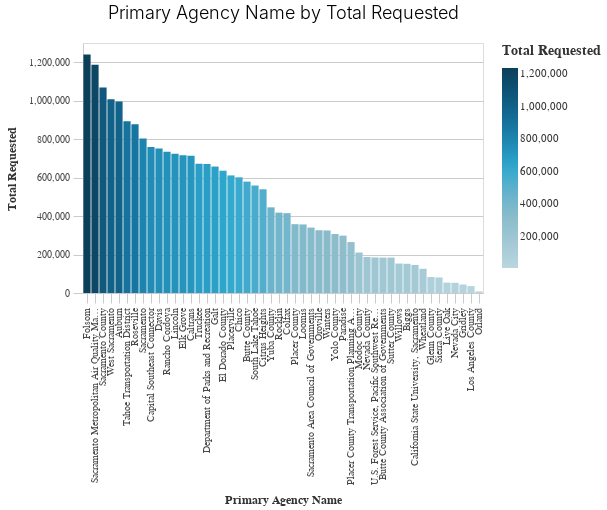

The notebook cell saved with this chart:
### Code cell
_dla_utils.basic_bar_chart((((_dla_utils.calculate_data_all(df, 'total_requested', 'primary_agency_name', aggfunc="mean"))
                          >>arrange(-_.total_requested)).tail(50)
                        ), 'primary_agency_name','total_requested', 'total_requested', subset
                       )

### Figure 1 — Vega-Lite specification as saved in the notebook (floating-point values rounded to 4 significant figures)
{"config": {"view": {"continuousWidth": 400, "continuousHeight": 300}, "axis": {"domainColor": "#cbcbcb", "grid": true, "gridColor": "#cbcbcb", "gridWidth": 1, "labelColor": "#474747", "labelFont": "Nunito Sans", "labelFontSize": 10, "labelPadding": 4, "tickColor": "#cbcbcb", "tickSize": 10, "titleColor": "#333", "titleFont": "Raleway", "titleFontSize": 12, "titlePadding": 10}, "axisBand": {"grid": false}, "background": "white", "font": "Raleway", "header": {"labelFont": "Nunito Sans", "titleFont": "Raleway"}, "legend": {"labelColor": "#333", "labelFont": "Nunito Sans", "labelFontSize": 11, "labelLimit": 0, "padding": 1, "symbolSize": 30, "symbolType": "square", "titleColor": "#333", "titleFont": "Raleway", "titleFontSize": 14, "titlePadding": 10}, "title": {"anchor": "middle", "font": "Raleway", "fontSize": 18, "fontWeight": 300, "offset": 20}}, "data": {"name": "data-7711244942b66564a5b4f7958c91785b"}, "mark": "bar", "encoding": {"color": {"field": "total_requested", "legend": {"title": "Total Requested"}, "scale": {"range": ["#B9D6DF", "#8CBCCB", "#2EA8CE", "#136C97", "#0B405B"]}, "type": "quantitative"}, "x": {"field": "primary_agency_name", "sort": "-y", "title": "Primary Agency Name", "type": "nominal"}, "y": {"field": "total_requested", "title": "Total Requested", "type": "quantitative"}}, "height": 250, "title": "Primary Agency Name by Total Requested", "width": 400, "$schema": "https://vega.github.io/schema/vega-lite/v4.17.0.json", "datasets": {"data-7711244942b66564a5b4f7958c91785b": [{"primary_agency_name": "Folsom", "total_requested": 1240000.0}, {"primary_agency_name": "Sacramento Metropolitan Air Quality Management District", "total_requested": 1188000.0}, {"primary_agency_name": "Sacramento County", "total_requested": 1069000.0}, {"primary_agency_name": "West Sacramento", "total_requested": 1007000.0}, {"primary_agency_name": "Auburn", "total_requested": 995800.0}, {"primary_agency_name": "Tahoe Transportation District", "total_requested": 892800.0}, {"primary_agency_name": "Roseville", "total_requested": 877900.0}, {"primary_agency_name": "Sacramento", "total_requested": 803800.0}, {"primary_agency_name": "Capital Southeast Connector", "total_requested": 759000.0}, {"primary_agency_name": "Davis", "total_requested": 750900.0}, {"primary_agency_name": "Rancho Cordova", "total_requested": 734900.0}, {"primary_agency_name": "Lincoln", "total_requested": 724000.0}, {"primary_agency_name": "Elk Grove", "total_requested": 716800.0}, {"primary_agency_name": "Caltrans", "total_requested": 714100.0}, {"primary_agency_name": "Truckee", "total_requested": 672000.0}, {"primary_agency_name": "Department of Parks and Recreation", "total_requested": 670900.0}, {"primary_agency_name": "Galt", "total_requested": 657600.0}, {"primary_agency_name": "El Dorado County", "total_requested": 635900.0}, {"primary_agency_name": "Placerville", "total_requested": 611400.0}, {"primary_agency_name": "Chico", "total_requested": 601600.0}, {"primary_agency_name": "Butte County", "total_requested": 579300.0}, {"primary_agency_name": "South Lake Tahoe", "total_requested": 559000.0}, {"primary_agency_name": "Citrus Heights", "total_requested": 539300.0}, {"primary_agency_name": "Yuba County", "total_requested": 445400.0}, {"primary_agency_name": "Rocklin", "total_requested": 417900.0}, {"primary_agency_name": "Colfax", "total_requested": 415100.0}, {"primary_agency_name": "Placer County", "total_requested": 357900.0}, {"primary_agency_name": "Loomis", "total_requested": 356600.0}, {"primary_agency_name": "Sacramento Area Council of Governments", "total_requested": 340100.0}, {"primary_agency_name": "Oroville", "total_requested": 326500.0}, {"primary_agency_name": "Winters", "total_requested": 325300.0}, {"primary_agency_name": "Yolo County", "total_requested": 306600.0}, {"primary_agency_name": "Paradise", "total_requested": 298400.0}, {"primary_agency_name": "Placer County Transportation Planning Agency", "total_requested": 264800.0}, {"primary_agency_name": "Modoc County", "total_requested": 210400.0}, {"primary_agency_name": "Nevada County", "total_requested": 187400.0}, {"primary_agency_name": "U.S. Forest Service, Pacific Southwest Region", "total_requested": 184900.0}, {"primary_agency_name": "Butte County Association of Governments", "total_requested": 184100.0}, {"primary_agency_name": "Sutter County", "total_requested": 184100.0}, {"primary_agency_name": "Willows", "total_requested": 153300.0}, {"primary_agency_name": "Biggs", "total_requested": 151800.0}, {"primary_agency_name": "California State University, Sacramento", "total_requested": 146000.0}, {"primary_agency_name": "Wheatland", "total_requested": 126100.0}, {"primary_agency_name": "Glenn County", "total_requested": 82940.0}, {"primary_agency_name": "Sierra County", "total_requested": 80680.0}, {"primary_agency_name": "Live Oak", "total_requested": 54120.0}, {"primary_agency_name": "Nevada City", "total_requested": 53120.0}, {"primary_agency_name": "Gridley", "total_requested": 44040.0}, {"primary_agency_name": "Los Angeles County", "total_requested": 35750.0}, {"primary_agency_name": "Orland", "total_requested": 8333.0}]}}
